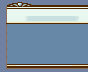

The image is a tile-based game level rendered from a .tmx file. Its description and complete source (layers, tilesets, objects, tile grids) follow:
An orthogonal 11x9 tile map with 8x8 px tiles, 1 tile layer (Tile Layer 1).

<map version="1.5" tiledversion="1.7.2" orientation="orthogonal" renderorder="right-down" width="11" height="9" tilewidth="8" tileheight="8" infinite="0" nextlayerid="2" nextobjectid="1">
 <tileset firstgid="1" name="MenuTiles" tilewidth="8" tileheight="8" tilecount="32" columns="8">
  <image source="Anims_Off_Battle_Graphic-New.png" width="64" height="32" />
 </tileset>
 <layer id="1" name="Tile Layer 1" width="11" height="9">
  <data encoding="csv">
2147483654,7,8,9,4,4,4,4,4,4,4,
2147483665,16,16,16,16,16,16,16,16,16,16,
2147483671,19,19,20,21,21,21,21,21,22,19,
2147483678,28,28,28,28,28,28,28,28,28,28,
2147483678,28,28,28,28,28,28,28,28,28,28,
2147483678,28,28,28,28,28,28,28,28,28,28,
2147483678,28,28,28,28,28,28,28,28,28,28,
2147483678,28,28,28,28,28,28,28,28,28,28,
2147483662,11,12,12,12,12,12,12,12,13,13
</data>
 </layer>
</map>